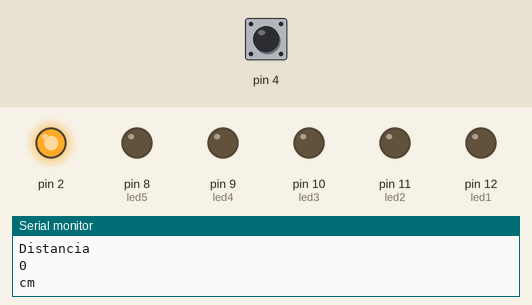
A sketch run on a simulated Arduino Uno, built with avr-gcc and run on an emulated ATmega328P. On the bench: output pins drawn as LEDs (lit = HIGH), the last lines printed to the serial monitor. The inputs (shaded band) are chosen by the test bench; at power-on: pin 4 LOW.

Above: at 1.2 s.
1.3 s: pin 4 pulsed HIGH 2 times (0.12 s each, 0.3 s apart)
At 2.6 s:
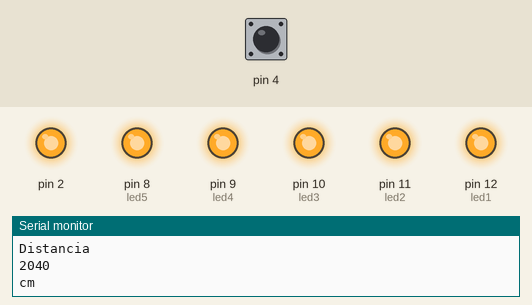
Timing chart, 0 to 4.4 s (numbered marks = the images above; inputs shaded):
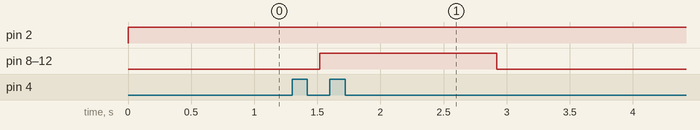

Measured:
- after the input at 1.3 s, pin 8 (led5), pin 9 (led4), pin 10 (led3), pin 11 (led2), pin 12 (led1): LOW → HIGH after 0.22 s, → LOW 1.4 s later

The sketch:

uLTRASONIDO_y_leds.ino
```cpp
long distancia;
long tiempo;

int led1 = 12;
int led2 = 11;
int led3 = 10;
int led4 = 9;
int led5 = 8;

void setup() {
Serial.begin(9600);
 pinMode(2,OUTPUT);
 pinMode(4,INPUT);
 pinMode(led1,OUTPUT);
 pinMode(led2,OUTPUT);
 pinMode(led3,OUTPUT);
 pinMode(led4,OUTPUT);
 pinMode(led5,OUTPUT);
}

void loop() {
 digitalWrite(2, LOW);
 delayMicroseconds(5);
 digitalWrite(2, HIGH);
 delayMicroseconds(10);

tiempo=pulseIn(4, HIGH);

distancia= int(0.017*tiempo);

Serial.println("Distancia");
Serial.println(distancia);
Serial.println("cm");
delay(100);


if (distancia < 5){
  digitalWrite(led1,LOW);
  digitalWrite(led2,LOW);
  digitalWrite(led3,LOW);
  digitalWrite(led4,LOW);
  digitalWrite(led5,LOW );
}

//---------------------------------------------------- led1
if( (distancia >= 5) && (distancia <= 10) ) {
  digitalWrite(led1,HIGH);
  digitalWrite(led2,LOW);
  digitalWrite(led3,LOW);
  digitalWrite(led4,LOW);
  digitalWrite(led5,LOW);
  }
//---------------------------------------------------- led2
if((distancia > 10) && (distancia <= 15)) {
  digitalWrite(led1,HIGH);
  digitalWrite(led2,HIGH);
  digitalWrite(led3,LOW);
  digitalWrite(led4,LOW);
  digitalWrite(led5,LOW);
  }
//---------------------------------------------------- led3
if( (distancia > 15) && (distancia <= 20) ) {
  digitalWrite(led1,HIGH);
  digitalWrite(led2,HIGH);
  digitalWrite(led3,HIGH);
  digitalWrite(led4,LOW);
  digitalWrite(led5,LOW);
  }
//---------------------------------------------------- led4
if ( (distancia > 20) && (distancia <= 30) ) {
  digitalWrite(led1,HIGH);
  digitalWrite(led2,HIGH);
  digitalWrite(led3,HIGH);
  digitalWrite(led4,HIGH);
  digitalWrite(led5,LOW);
  }
//---------------------------------------------------- led5
if( (distancia > 30) && (distancia <= 50) ){
  digitalWrite(led1,HIGH);
  digitalWrite(led2,HIGH);
  digitalWrite(led3,HIGH);
  digitalWrite(led4,HIGH);
  digitalWrite(led5,HIGH);
  }
if(distancia > 50){
  digitalWrite(led1,HIGH);
  digitalWrite(led2,HIGH);
  digitalWrite(led3,HIGH);
  digitalWrite(led4,HIGH);
  digitalWrite(led5,HIGH);
  }
}
```
